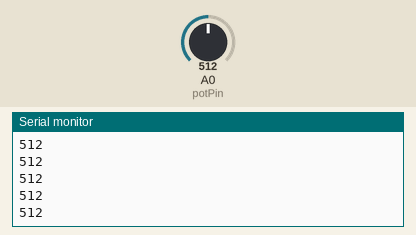
Recording of a sketch running on a simulated Arduino Uno, built with avr-gcc and run on an emulated ATmega328P. On the bench: the last lines printed to the serial monitor. The test bench sets the inputs (shaded band); at power-on: A0 (potPin) = 512.

Above: at 1.2 s.
1.3 s: A0 (potPin) set to 716
At 1.31 s:
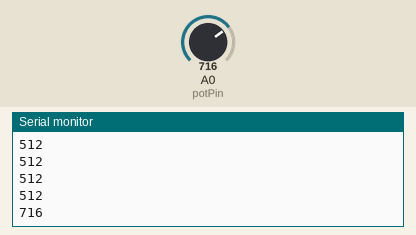
2.8 s: A0 (potPin) set to 900
At 2.81 s:
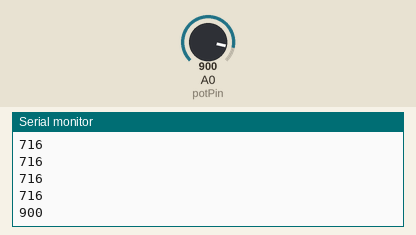
Timing chart, 0 to 5.8 s (numbered marks = the images above; inputs shaded):
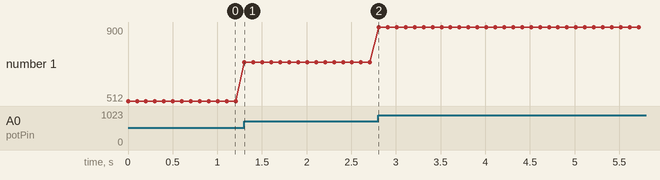

The sketch:

Lesson4_ardypy.ino
```cpp
const int potPin = A0;
int DL = 100;
int potVal;
void setup() {
  // put your setup code here, to run once:
  Serial.begin(9600);
  pinMode(potPin, INPUT);
  }

void loop() {
  // put your main code here, to run repeatedly:
  potVal = analogRead(potPin);
  Serial.println(potVal);
  delay(DL);
}
```

Measured:
- after the input at 1.3 s, the serial monitor: prints a new line at once (image 1)
- after the input at 2.8 s, the serial monitor: prints a new line at once (image 2)
- plotted number 1: 512 → 716 after the input at 1.3 s, 716 → 900 after the input at 2.8 s
